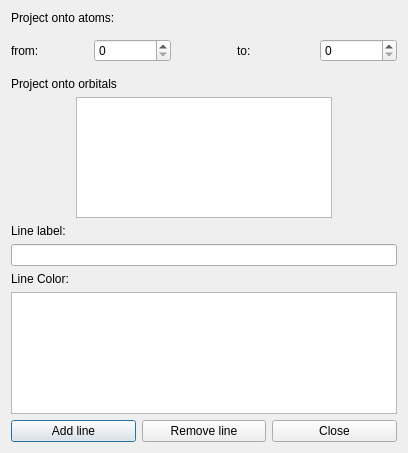
<?xml version="1.0" encoding="UTF-8"?>
<ui version="4.0">
 <class>Dialog</class>
 <widget class="QDialog" name="Dialog">
  <property name="geometry">
   <rect>
    <x>0</x>
    <y>0</y>
    <width>408</width>
    <height>453</height>
   </rect>
  </property>
  <property name="windowTitle">
   <string>Projector</string>
  </property>
  <layout class="QHBoxLayout" name="horizontalLayout_3">
   <item>
    <layout class="QVBoxLayout" name="verticalLayout_2">
     <property name="sizeConstraint">
      <enum>QLayout::SetMaximumSize</enum>
     </property>
     <item>
      <widget class="QLabel" name="label_3">
       <property name="text">
        <string>Project onto atoms:</string>
       </property>
      </widget>
     </item>
     <item>
      <layout class="QHBoxLayout" name="horizontalLayout">
       <item>
        <widget class="QLabel" name="label">
         <property name="text">
          <string>from:</string>
         </property>
        </widget>
       </item>
       <item>
        <widget class="QSpinBox" name="spinBox"/>
       </item>
       <item>
        <spacer name="horizontalSpacer">
         <property name="orientation">
          <enum>Qt::Horizontal</enum>
         </property>
         <property name="sizeType">
          <enum>QSizePolicy::Preferred</enum>
         </property>
         <property name="sizeHint" stdset="0">
          <size>
           <width>60</width>
           <height>40</height>
          </size>
         </property>
        </spacer>
       </item>
       <item>
        <widget class="QLabel" name="label_2">
         <property name="text">
          <string>to:</string>
         </property>
        </widget>
       </item>
       <item>
        <widget class="QSpinBox" name="spinBox_2"/>
       </item>
      </layout>
     </item>
     <item>
      <widget class="QLabel" name="label_4">
       <property name="text">
        <string>Project onto orbitals</string>
       </property>
      </widget>
     </item>
     <item alignment="Qt::AlignHCenter">
      <widget class="QListWidget" name="listWidget">
       <property name="inputMethodHints">
        <set>Qt::ImhMultiLine</set>
       </property>
      </widget>
     </item>
     <item>
      <widget class="QLabel" name="label_5">
       <property name="text">
        <string>Line label:</string>
       </property>
      </widget>
     </item>
     <item>
      <widget class="QLineEdit" name="lineEdit"/>
     </item>
     <item>
      <widget class="QLabel" name="label_6">
       <property name="text">
        <string>Line Color:</string>
       </property>
      </widget>
     </item>
     <item>
      <widget class="QListWidget" name="listWidget_2"/>
     </item>
     <item>
      <spacer name="verticalSpacer">
       <property name="orientation">
        <enum>Qt::Vertical</enum>
       </property>
       <property name="sizeHint" stdset="0">
        <size>
         <width>20</width>
         <height>40</height>
        </size>
       </property>
      </spacer>
     </item>
     <item>
      <layout class="QHBoxLayout" name="horizontalLayout_2">
       <item>
        <widget class="QPushButton" name="pushButton">
         <property name="text">
          <string>Add line</string>
         </property>
        </widget>
       </item>
       <item>
        <widget class="QPushButton" name="pushButton_2">
         <property name="text">
          <string>Remove line</string>
         </property>
        </widget>
       </item>
       <item>
        <widget class="QPushButton" name="pushButton_3">
         <property name="text">
          <string>Close</string>
         </property>
        </widget>
       </item>
      </layout>
     </item>
    </layout>
   </item>
  </layout>
 </widget>
 <resources/>
 <connections/>
</ui>
